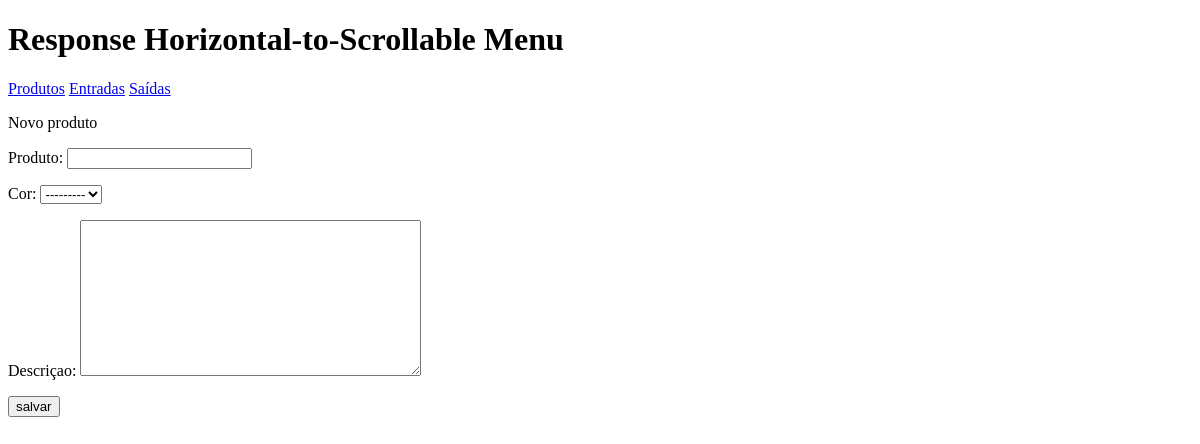
The page /produto/new_produto/ on the database as committed earlier.
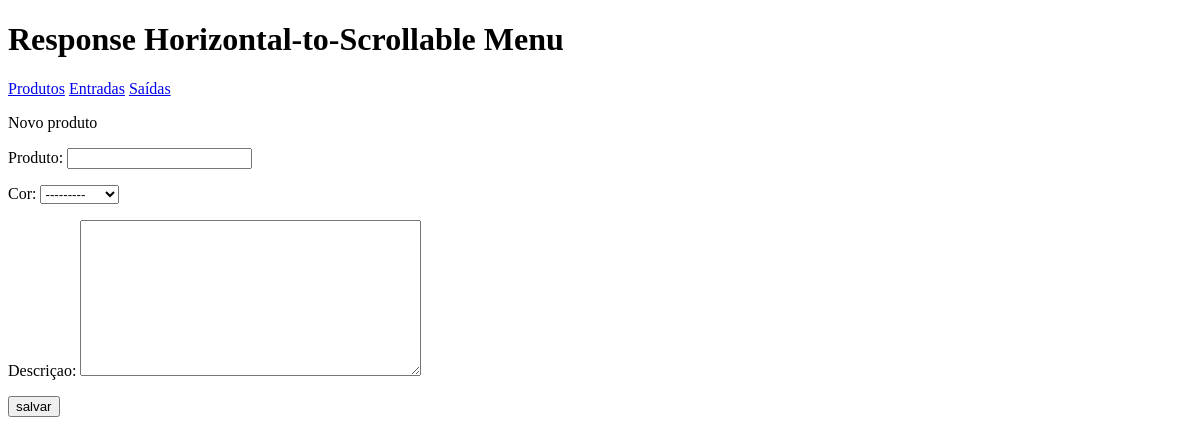
The same page on the database as committed later.
### produto/models.py (models this page shows)
class Cores(models.Model):
    cor = models.CharField('Cor', max_length=200)
    def __str__(self):
        return self.cor

### produto/views.py (the view)
# urls.py: path('new_produto/', new_produto, name='new_produto'),
def new_produto(request):
    if request.method == 'POST':
        form = ProdutoForm(request.POST)
        if form.is_valid():
            form.save()
            return redirect('index')
    else:
        template_name = 'new_produto.html'
        context = {'form': ProdutoForm(),}
        return render(request, template_name, context)

### produto/forms.py
class ProdutoForm(ModelForm):
    class Meta:
        model = Produtos
        fields = ['produto', 'cor', 'descricao']

### produto/templates/new_produto.html (shortened to what this page needs)
{% extends 'base.html' %}
{% block product %}
    <p>Novo produto</p>
    <form action="{% url 'produto:new_produto' %}" method="POST">
        {{ form.as_p }}
        <button type="submit">salvar</button>
     </form>
{% endblock %}

Rows that differ between the two databases and show on the page:
added Cores: cor "---------"
Other text that changed with them:
form field cor: "---------" → (not shown)
